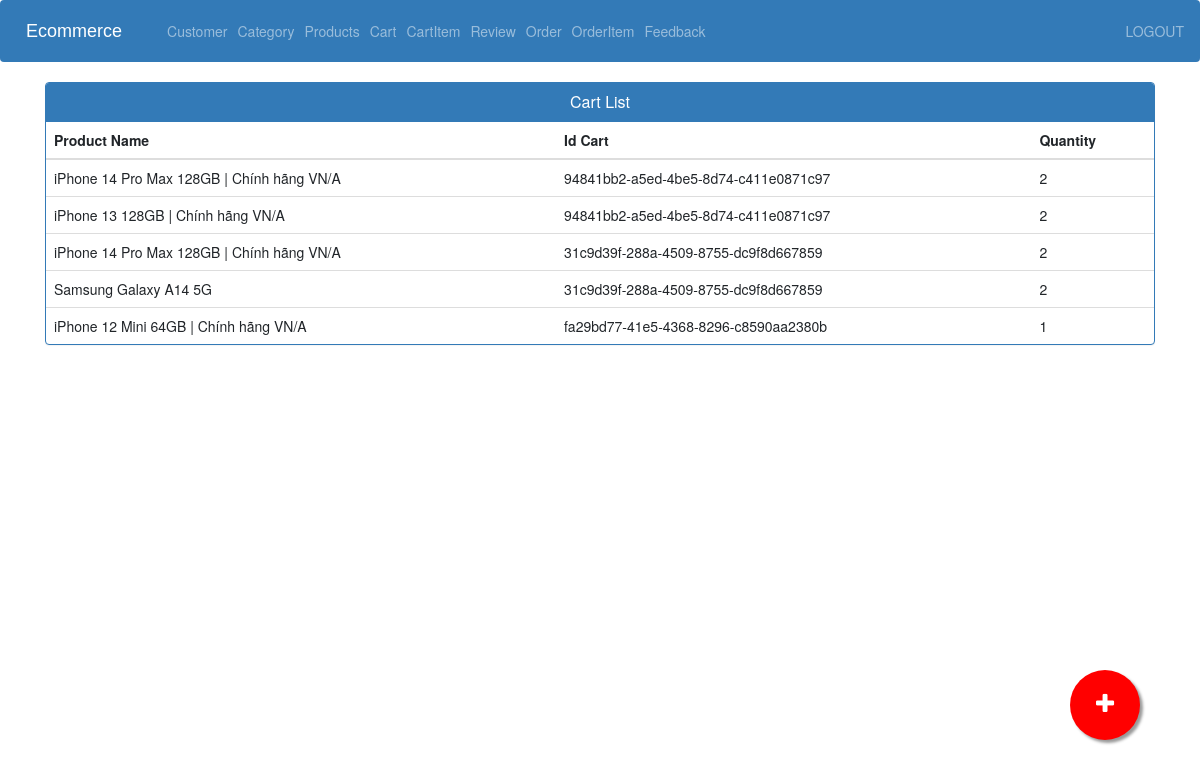
/cartitem_view_admin/ (signed in), run on an earlier commit of the app's database.
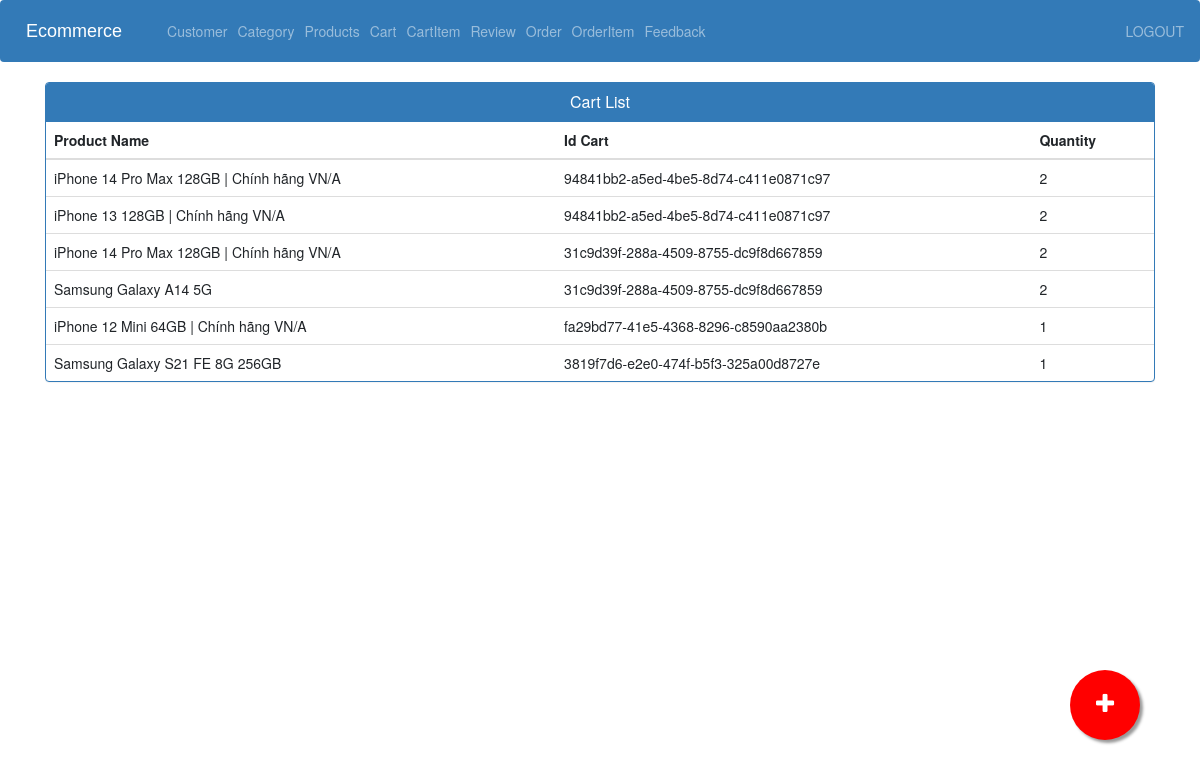
And on a later commit of the database.
### store/models.py (models this page shows, shortened)
class CartItem(models.Model):
    product = models.ForeignKey(Product, on_delete=models.CASCADE, related_name='items')
    cart = models.ForeignKey(Cart, on_delete= models.CASCADE, related_name="cartitems")
    quantity = models.IntegerField(default=0)

class Product(models.Model):
    category = models.ForeignKey(Category,on_delete=models.CASCADE)
    name = models.CharField(max_length=255,null=False, blank=True)
    image = models.ImageField(upload_to=get_file_path,null=True,blank=True)
    quantity = models.IntegerField(null=False, blank=False)
    description = models.TextField(max_length=1000,null=False, blank=False)
    original_price = models.FloatField(null=False, blank=False)
    selling_price = models.FloatField(null=False, blank=False)
    status = models.BooleanField(default=False, help_text="0=default, 1=Hidden")
    trending = models.BooleanField(default=False,help_text="0=default, 1=Trending")
    created_at = models.DateTimeField(auto_now_add=True)

class Cart(models.Model):
    id = models.UUIDField(default=uuid.uuid4, primary_key=True)
    user = models.ForeignKey(User,  on_delete=models.CASCADE)
    completed = models.BooleanField(default=False)

### store/views.py (the view)
# urls.py: path('cartitem_view_admin/',views.cartitem_view_admin, name='cartitem_view_admin'),
@login_required(login_url='adminlogin')
def cartitem_view_admin(request):
    cartitems= CartItem.objects.all()
    context = {'cartitems':cartitems}
    return render(request, 'admin/view_cartitem.html',context)

### store/templates/admin/view_cartitem.html (shortened to what this page needs)
{% extends 'admin/admin_base.html' %}
{% load static %}
{% block content %}
<head>
  <link href="//netdna.bootstrapcdn.com/bootstrap/3.0.0/css/bootstrap.min.css" rel="stylesheet" id="bootstrap-css">
</head>
<div class="container">
  <div class="panel panel-primary">
    <div class="panel-heading">
      <h6 class="panel-title">Cart List</h6>
    </div>
    <table class="table table-hover" id="dev-table">
      <thead>
        <tr>
          <th>Product Name</th>
          <th>Id Cart</th>
          <th>Quantity</th>
        </tr>
      </thead>
      {% for p in cartitems %}
      {% if p %}
      <tr>
        <td> {{p.product.name}}</td>
        <td>{{ p.cart.id }}</td>
        <td>{{p.quantity}}</td>
      </tr>
      {%else%}
      <br><br><br>
      <h1>no products</h1>
      {% endif %}
      {% endfor %}
    </table>
  </div>
</div>
<a href="{% url 'add_category_view' %}" class="float">
<i class="fa fa-plus my-float"></i>
</a>
{% endblock content %}

What changed in the data, as far as the page shows it:
added CartItem: product.name "Samsung Galaxy S21 FE 8G 256GB", cart.id "3819f7d6-e2e0-474f-b5f3-325a00d8727e", quantity "1"
